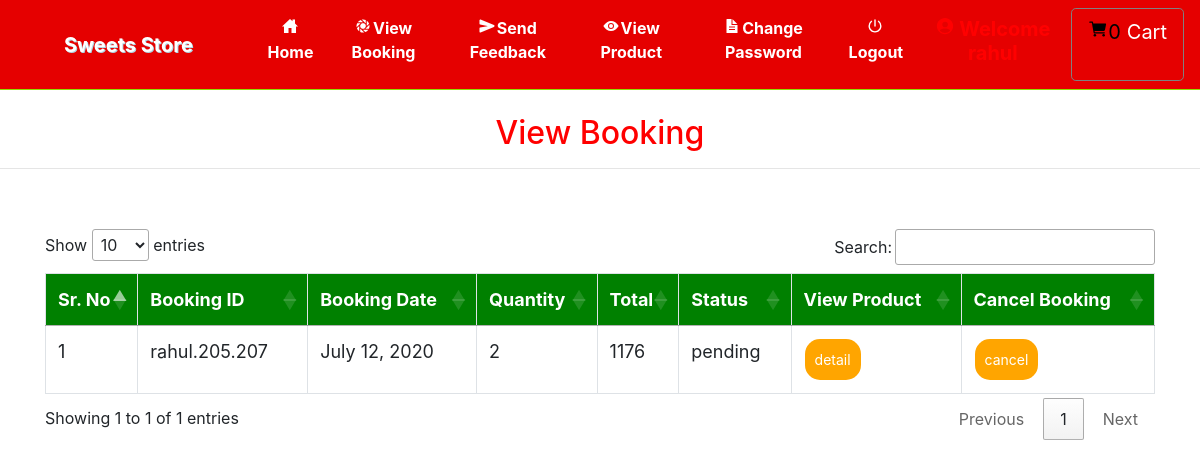
The page /view_booking (signed in) on the database its author committed.
### grocery/models.py (models this page shows, shortened)
class Booking(models.Model):
    status = models.ForeignKey(Status, on_delete=models.CASCADE, null=True)
    profile = models.ForeignKey(Profile, on_delete=models.CASCADE, null=True)
    booking_id = models.CharField(max_length=200,null=True)
    quantity = models.CharField(max_length=100,null=True)
    book_date = models.CharField(max_length=30, null=True)
    total = models.IntegerField(null=True)

class Status(models.Model):
    name = models.CharField(max_length=20, null=True)

### grocery/views.py (the view)
# urls.py: path('view_booking', View_Booking, name='view_booking'),
def View_Booking(request):
    if not request.user.is_authenticated:
        return redirect('login')
    user = User.objects.get(id=request.user.id)
    profile = Profile.objects.get(user=user)
    cart = Cart.objects.filter(profile=profile)
    book = Booking.objects.filter(profile=profile)
    num1=0
    for i in cart:
        num1 += 1
    d = {'book': book,'num1':num1}
    return render(request, 'view_booking.html', d)

### grocery/templates/view_booking.html (shortened to what this page needs)
{% extends 'navigation.html' %}
{% block body %}
<center><h2 style="color:red;margin-top:2%">View Booking</h2></center><hr>
 <div class="container">
<table class="table table-bordered" id="myTable">
  <thead>
  <tr>
    <th>Sr. No</th>
    <th>Booking ID</th>
    <th>Booking Date</th>
      <th>Quantity</th>
      <th>Total</th>
      <th>Status</th>
    <th>View Product</th>
    <th>Cancel Booking</th>
  </tr>
  </thead>
   <tbody>
{% for i in book %}
  <tr>
      <td>{{forloop.counter}}</td>
    <td>{{i.booking_id}}</td>
    <td>{{i.book_date}}</td>
      <td>{{i.quantity}}</td>
      <td>{{i.total}}</td>
      <td>{{i.status.name}}</td>
      <td><a href="{% url 'booking_detail' i.booking_id i.id %}"><button class="button button1">detail</button></a></td>
      <td><a href="{% url 'delete_booking' i.booking_id i.id %}" onclick="return confirm('Are you sure?')"><button class="button button1" id="#delete">cancel</button></a></td>
  </tr>
   {% endfor %}
    </tbody>
</table>
 </div>
{% endblock %}

### grocery/templates/navigation.html (style rules this page uses)
* { box-sizing: border-box; }
#myTable { border-collapse: collapse; width: 100%; border: 1px solid #ddd; font-size: 18px; }
#myTable th { text-align: left; padding: 12px; background-color: green; color: white; }
#myTable td { text-align: left; padding: 12px; background-color: white; }
#myTable tr { border-bottom: 1px solid #ddd; }
.button { background-color: orange; border: none; color: white; padding: 10px; text-align: center; text-decoration: none; display: inline-block; font-size: 14px; margin: 1px 1px; cursor: pointer; }
.button1 { border-radius: 15px; }

### rows shown on the page
Booking: booking_id "rahul.205.207", book_date "July 12, 2020", quantity "2", total "1176", status.name "pending"

### other values the page prints
{{ num1 }} "0"
